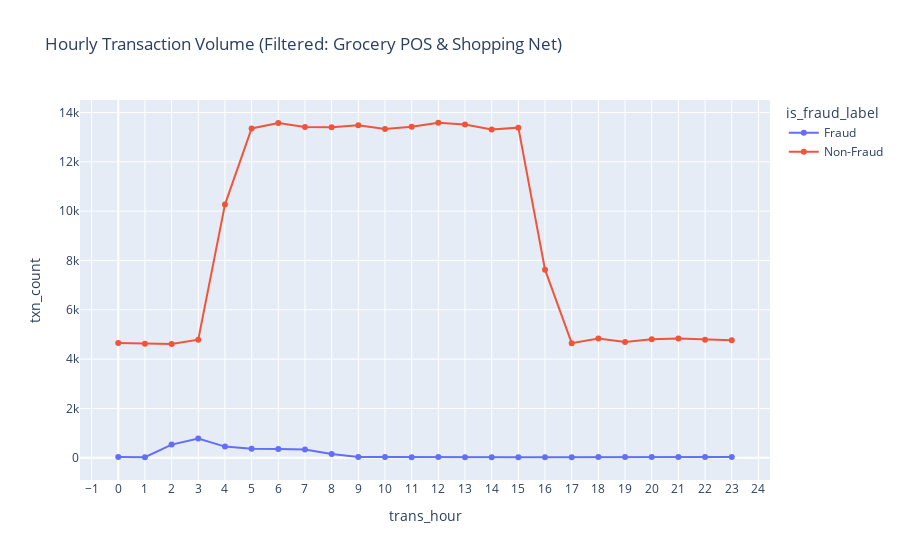

Notebook cell for this chart:
### Code cell
from pyspark.sql.functions import col, count

# 1. Filter to relevant merchant categories before aggregation
filtered_df = df.filter(col("category").isin("grocery_pos", "shopping_net"))

# 2. Group by transaction hour and fraud label
hourly_stats = filtered_df.groupBy("trans_hour", "is_fraud_label") \
                          .agg(count("*").alias("txn_count")) \
                          .orderBy("trans_hour", "is_fraud_label")

# 3. Convert to pandas for visualization
hourly_stats_pd = hourly_stats.pandas_api().to_pandas()

# 4. Plot using Plotly
import plotly.express as px

fig3 = px.line(hourly_stats_pd, 
               x="trans_hour", 
               y="txn_count", 
               color="is_fraud_label",
               title="Hourly Transaction Volume (Filtered: Grocery POS & Shopping Net)",
               markers=True)

fig3.update_layout(xaxis=dict(dtick=1))
fig3.show()

# From here, we can see that a spike of frauds happening between 2AM - 7AM with 3AM at its peak. 
# Human monitoring/alertness may be low as this time of the day is usually when people go to sleep. 
# People naturally pay lesser attention at this time of day

### Figure 1 — Plotly figure (JSON) as saved in the notebook; plotly's stock layout.template omitted (floating-point values rounded to 4 significant figures)
{"data": [{"hovertemplate": "is_fraud_label=Fraud<br>trans_hour=%{x}<br>txn_count=%{y}<extra></extra>", "legendgroup": "Fraud", "line": {"color": "#636efa", "dash": "solid"}, "marker": {"symbol": "circle"}, "mode": "lines+markers", "name": "Fraud", "orientation": "v", "showlegend": true, "type": "scatter", "x": [0, 1, 2, 3, 4, 5, 6, 7, 8, 9, 10, 11, 12, 13, 14, 15, 16, 17, 18, 19, 20, 21, 22, 23], "xaxis": "x", "y": [30, 23, 535, 780, 453, 362, 359, 334, 157, 30, 28, 22, 31, 24, 23, 25, 23, 26, 35, 35, 28, 29, 34, 30], "yaxis": "y"}, {"hovertemplate": "is_fraud_label=Non-Fraud<br>trans_hour=%{x}<br>txn_count=%{y}<extra></extra>", "legendgroup": "Non-Fraud", "line": {"color": "#EF553B", "dash": "solid"}, "marker": {"symbol": "circle"}, "mode": "lines+markers", "name": "Non-Fraud", "orientation": "v", "showlegend": true, "type": "scatter", "x": [0, 1, 2, 3, 4, 5, 6, 7, 8, 9, 10, 11, 12, 13, 14, 15, 16, 17, 18, 19, 20, 21, 22, 23], "xaxis": "x", "y": [4655, 4627, 4618, 4788, 10265, 13353, 13576, 13408, 13404, 13482, 13334, 13420, 13584, 13512, 13312, 13385, 7628, 4648, 4838, 4696, 4804, 4834, 4787, 4767], "yaxis": "y"}], "layout": {"legend": {"title": {"text": "is_fraud_label"}, "tracegroupgap": 0}, "title": {"text": "Hourly Transaction Volume (Filtered: Grocery POS & Shopping Net)"}, "xaxis": {"anchor": "y", "domain": [0, 1], "dtick": 1, "title": {"text": "trans_hour"}}, "yaxis": {"anchor": "x", "domain": [0, 1], "title": {"text": "txn_count"}}}}
